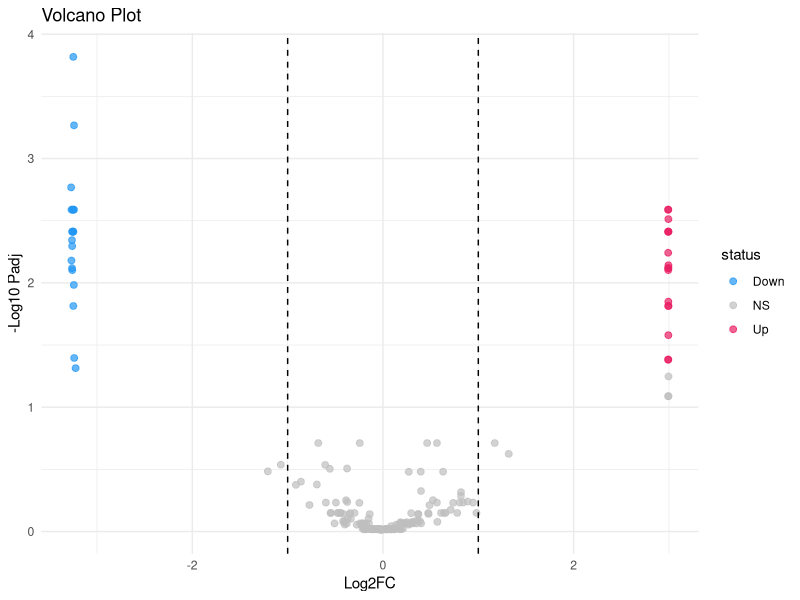
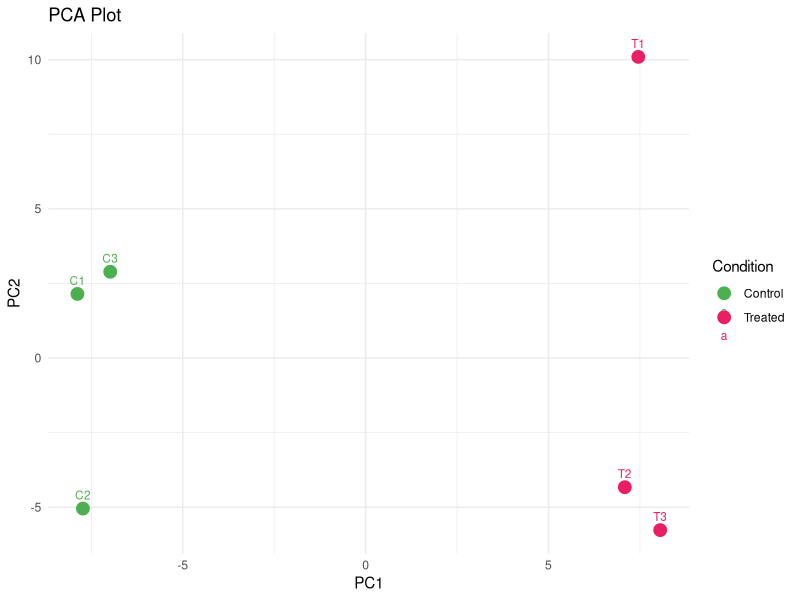

Recreate these plots in R, in order.

packages <- c("ggplot2", "RColorBrewer")
for (pkg in packages) {
  if (!require(pkg, character.only = TRUE, quietly = TRUE)) {
    install.packages(pkg, repos = "https://cran.r-project.org")
    library(pkg, character.only = TRUE)
  }
}

set.seed(42)
n <- 200
genes <- paste0("Gene_", sprintf("%03d", 1:n))
ctrl <- matrix(rnbinom(n*3, mu=200, size=10), nrow=n, ncol=3)
trt  <- matrix(rnbinom(n*3, mu=200, size=10), nrow=n, ncol=3)
for(i in 1:20)  trt[i,] <- ctrl[i,] * 8
for(i in 21:40) trt[i,] <- ctrl[i,] * 0.1
mat <- cbind(ctrl, trt)
colnames(mat) <- c("C1","C2","C3","T1","T2","T3")
rownames(mat) <- genes
lmat <- log2(mat+1)
fc <- rowMeans(lmat[,4:6]) - rowMeans(lmat[,1:3])
pv <- apply(lmat,1,function(r) tryCatch(t.test(r[1:3],r[4:6])$p.value,error=function(e)1))
pa <- p.adjust(pv,"BH")
res <- data.frame(gene=genes,log2FC=round(fc,4),padj=round(pa,6))
res$status <- "NS"
res$status[pa<0.05 & fc>1]   <- "Up"
res$status[pa<0.05 & fc< -1] <- "Down"
cat("Up:", sum(res$status=="Up"),
    "Down:", sum(res$status=="Down"),
    "NS:", sum(res$status=="NS"), "\n")
library(ggplot2)
res$nlp <- -log10(pa+1e-10)
p <- ggplot(res,aes(log2FC,nlp,color=status))+
  geom_point(size=2,alpha=0.7)+
  scale_color_manual(values=c(Up="#E91E63",Down="#2196F3",NS="gray"))+
  geom_vline(xintercept=c(-1,1),linetype="dashed")+
  labs(title="Volcano Plot",x="Log2FC",y="-Log10 Padj")+
  theme_minimal()
ggsave("volcano_plot.png",p,width=8,height=6,dpi=150)
cat("Saved: volcano_plot.png\n")
pca <- prcomp(t(lmat),scale.=TRUE)
pdf <- data.frame(
  PC1=pca$x[,1],PC2=pca$x[,2],
  Sample=colnames(lmat),
  Condition=c("Control","Control","Control","Treated","Treated","Treated"))
p2 <- ggplot(pdf,aes(PC1,PC2,color=Condition,label=Sample))+
  geom_point(size=4)+geom_text(vjust=-1,size=3)+
  scale_color_manual(values=c(Control="#4CAF50",Treated="#E91E63"))+
  labs(title="PCA Plot")+theme_minimal()
ggsave("pca_plot.png",p2,width=8,height=6,dpi=150)
cat("Saved: pca_plot.png\n")
write.csv(res[order(res$padj),],"results.csv",row.names=FALSE)
cat("Saved: results.csv\n")
cat("ANALYSIS COMPLETE!\n")
